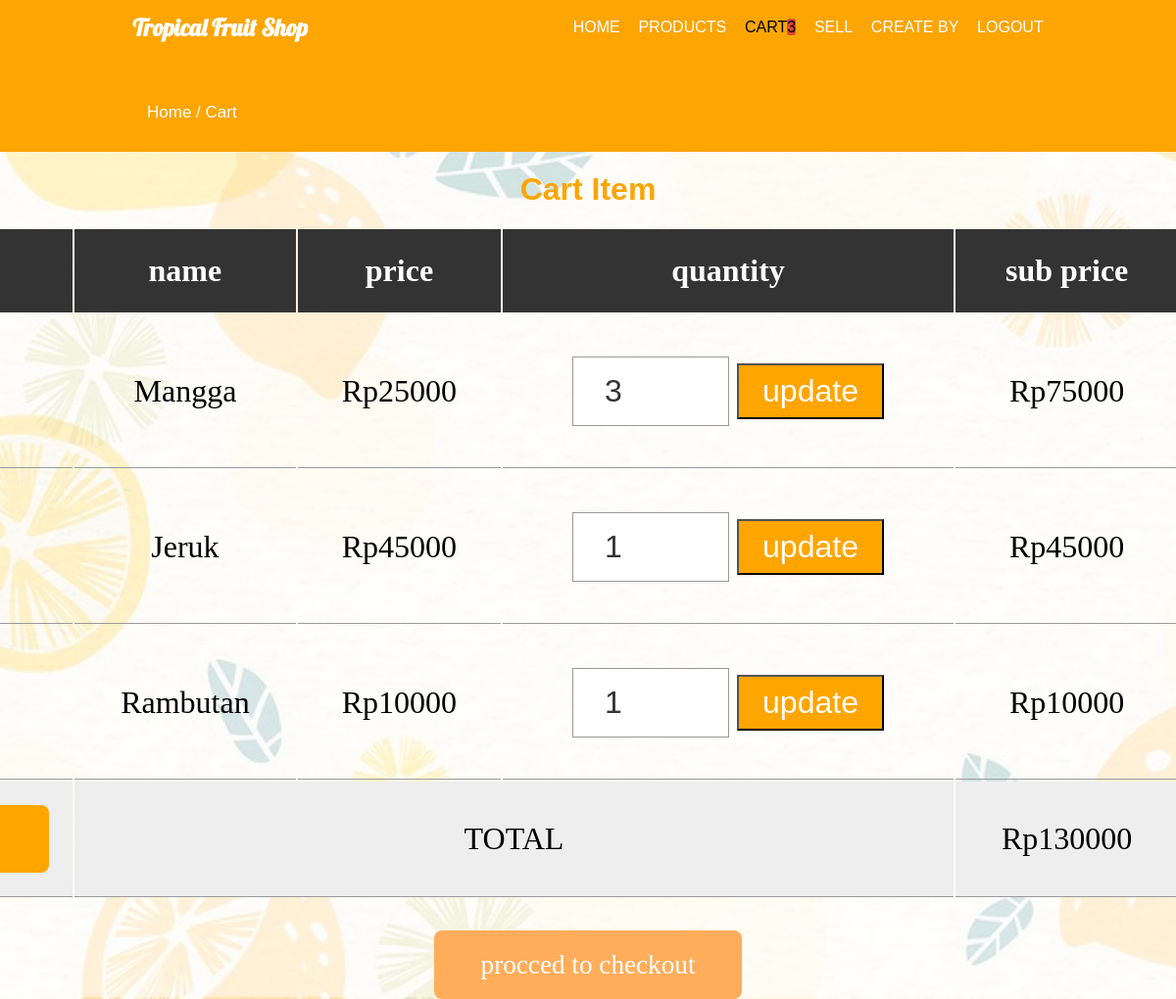
/cart.php (signed in), run on the app's committed database.
### tables this page shows
CREATE TABLE `cart` (
  `id` int(255) NOT NULL,
  `name` varchar(255) NOT NULL,
  `price` int(255) NOT NULL,
  `image` varchar(300) NOT NULL,
  `quantity` int(255) NOT NULL
);

### cart.php (the view, shortened to what this page needs)
<?php
require 'function.php';
?>
<!DOCTYPE html>
<html>
<head>
	<link rel="stylesheet" href="https://cdnjs.cloudflare.com/ajax/libs/font-awesome/6.0.0/css/all.min.css">
   <link rel="stylesheet" type="text/css" href="css/cart.css">
</head>
<body>
   <?php
   $select_rows = mysqli_query($conn, "SELECT*FROM `cart`") or die ('query failed');
   $row_count = mysqli_num_rows($select_rows);
   ?>
	<nav>
		<div class="logo">
			<h1><a href="index.php">Tropical Fruit Shop</a></h1>
		</div>
			 <ul>
				<li ><a href="index.php">HOME</a></li>
				<li><a href="products.php">PRODUCTS</a></li>
				<li class="active"><a href="cart.php">CART<span><?php echo $row_count; ?></span></a></li>
				<li ><a href="sell.php">SELL</a></li>
				<li ><a>CREATE BY</a></li>
				<li><a href="logout.php">LOGOUT</a></li>
			 </ul>
	</nav>
	<section class="label">
		<div class="bagian">
			<p>Home / Cart</p>
		</div>
	</section>
<div class="container">
  <h1>Cart Item</h1>
  <table>
      <thead>
         <th>image</th>
         <th>name</th>
         <th>price</th>
         <th>quantity</th>
         <th>sub price</th>
      </thead>
      <tbody>
         <?php
         $select_cart = mysqli_query($conn, "SELECT * FROM `cart`");
         $grand_total = 0;
         if(mysqli_num_rows($select_cart) > 0){
            while($fetch_cart = mysqli_fetch_assoc($select_cart)){
         ?>
         <tr>
            <td><img src="img/<?php echo $fetch_cart['image']; ?>" height="100" alt=""></td>
            <td><?php echo $fetch_cart['name']; ?></td>
            <td>Rp<?php echo intval($fetch_cart['price']); ?></td>
            <td>
               <form action="" method="post">
                  <input type="number" name="update_quantity" min="1"  value="<?php echo $fetch_cart['quantity']; ?>" >
                  <input type="submit" value="update" name="update_update_btn">
               </form>
            </td>
            <td>Rp<?php echo $sub_total = intval($fetch_cart['price'] * $fetch_cart['quantity']); ?></td>
         </tr>
         <?php
           $grand_total += $sub_total;
            };
         };
         ?>
         <tr class="table-bottom">
            <td><a href="products.php" class="option-btn" style="margin-top: 0;">continue shopping</a></td>
            <td colspan="3">TOTAL</td>
            <td>Rp<?php echo $grand_total; ?></td>
         </tr>
      </tbody>
   </table>
   <div class="checkout-btn">
      <a href="checkout.php" class="btn <?= ($grand_total > 1)?'':'disabled'; ?>">procced to checkout</a>
   </div>
</div>
</body>
</html>

### css/cart.css (style rules this page uses)
:root { --accent: #ffd079; --bg: #ffffff; --blue:#2980b9; --red:tomato; --orange:orange; --black:#333; --white:#fff; --bg-color:#eee; --dark-bg:rgba(0,0,0,.7); --box-shadow:0 .5rem 1rem rgba(0,0,0,.1); --border:.1rem solid #999; }
* { padding: 0; margin: 0; box-sizing: border-box; }
.container { display: flex; justify-content: center; align-items: center; flex-direction: column; }
.container h1 { color: #FCA503; font-family: sans-serif; margin: 20px; }
.container table { text-align: center; width: 600px; margin: 0 5rem; }
.container table thead th { padding:1.5rem; font-size: 2rem; color:var(--white); background-color: var(--black); }
.container table tr td { border-bottom: var(--border); padding:1.5rem; font-size: 2rem; color:black; }
.container table input[type="number"] { border: var(--border); padding:1rem 2rem; font-size: 2rem; color:var(--black); width: 10rem; }
.container table input[type="submit"] { padding:.5rem 1.5rem; cursor: pointer; font-size: 2rem; background-color: var(--orange); color:var(--white); }
.container table .table-bottom { background-color: var(--bg-color); }
.checkout-btn { text-align: center; margin-top: 1rem; }
.checkout-btn a { display: inline-block; width: auto; }
body { background-image: url('../img/Untitled\ design.png'); background-repeat: no-repeat; background-attachment: fixed; background-size: cover; }
a { color: inherit; text-decoration: none; }
li a { font-family: sans-serif; }
Nav { display: flex; background-color: #FCA503; justify-content: space-around; height: 55px; align-items: center; color: #ffffff; }
Nav .logo { font-family: 'Lobster'; }
Nav ul { display: flex; list-style: none; width: 40%; justify-content: space-between; cursor: pointer; }
Nav ul li a span { width: 30px; height: 3px; text-align: center; background-color: rgb(217, 73, 54); border-radius: 3px; transition: all 0.5s; }
Nav ul li a { text-decoration: none; display: block; }
.active { color: #000000; }
@media (max-width:1200px) { .container { overflow-x: scroll; } }
@media (max-width:1200px) { .container table { width: 120rem; } }
@media (max-width:1200px) { .checkout-btn { text-align: left; } }
section { padding:50px 0; }
.bagian { width:75%; margin:0 auto; }
.label { background-color: #FCA503; color: #fff; }
.label .bagian p { font-family: sans-serif; font-size: 17px; float: left; }
.btn, .option-btn, .delete-btn { display: block; width: 100%; text-align: center; background-color:#ffad5b; color:var(--white); font-size: 1.7rem; padding:1.2rem 3rem; border-radius: .5rem; cursor: pointer; margin-top: 1rem; }
.option-btn { background-color: var(--orange); }
td { padding-right: 25px; color: ivory; white-space: nowrap; font-size: 17px; }

### data on the page
cart: name "Mangga", price "25000", update_quantity "3", $sub_total = intval($fetch_cart['price'] * $fetch_cart['quantity']) "75000"
cart: name "Jeruk", price "45000", update_quantity "1"
cart: name "Rambutan", price "10000", update_quantity "1"

### other printed values
$row_count "3"
$grand_total "130000"
